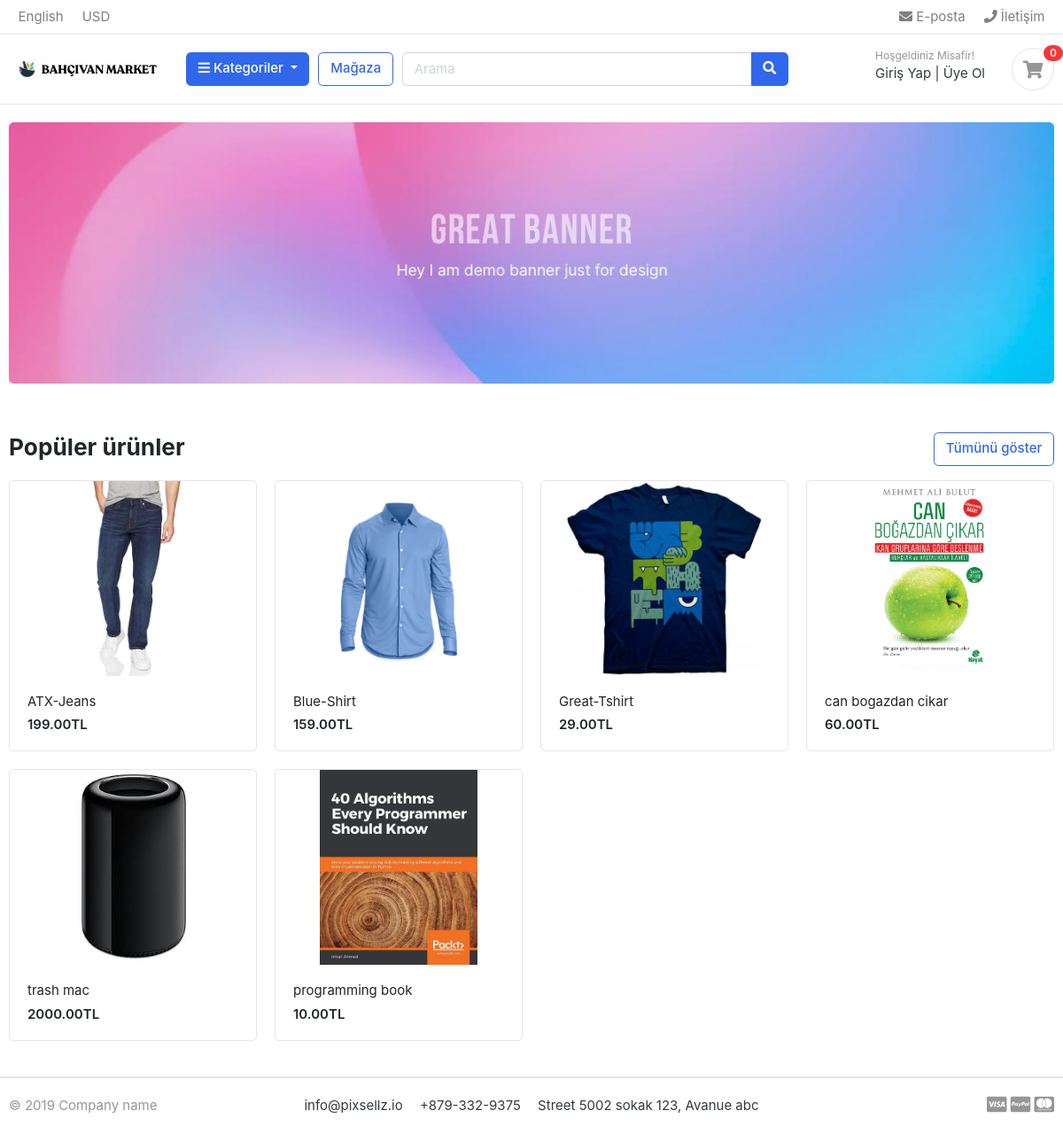
The page / on the database its author committed.
### store/models.py (models this page shows, shortened)
class Product(models.Model):
    product_name = models.CharField(max_length=200, unique=True)
    slug = models.SlugField(max_length=200, unique=True)
    product_description = models.TextField(max_length=500, blank=True)
    price = models.DecimalField(max_digits=6, decimal_places=2)
    image = models.ImageField(upload_to='photos/product')
    stock  = models.IntegerField()
    is_avalible = models.BooleanField(default=True)
    category = models.ForeignKey(Category, on_delete=models.CASCADE)
    created_date  = models.DateTimeField(auto_now_add=True)
    modified_date = models.DateTimeField(auto_now = True)
    def get_url(self):
        return reverse('product_detail',args=[self.category.slug,self.slug])

### greatkart/views.py (the view)
# urls.py: 2. Add a URL to urlpatterns:  path('', views.home, name='home')
def home(request):
    products = Product.objects.all().filter(is_avalible = True)
    context = {
        'products' : products,
    }
    return render(request,'home.html',context)

### carts/context_processors.py (called while the page is built)
def counter(request):
    cart_count = 0
    if 'admin' in request.path:
        return {}
    else:
        try:
            cart = Cart.objects.filter(cart_id = _cart_id(request))
            if request.user.is_authenticated:
                cart_items = CartItem.objects.all().filter(user= request.user)
            else:
                cart_items = CartItem.objects.all().filter(cart=cart[:1])
            for cart_item in cart_items:
                cart_count += cart_item.quantity
        except Cart.DoesNotExist:
            cart_count = 0
    return dict(cart_count=cart_count)

### carts/views.py (called while the page is built)
def _cart_id(request):
    cart = request.session.session_key
    if not cart:
        cart = request.session.create()
    return cart

### category/context_processors.py (called while the page is built)
def menu_links(request):
    links = Category.objects.all()
    return dict(links=links)

### category/models.py (called while the page is built)
    def get_url(self):
        return reverse('products_by_category',args = [self.slug ])

### templates/home.html
{% extends 'base.html'%}
{% load static %}
{% block content%}
<section class="section-intro padding-y-sm">
<div class="container">
<div class="intro-banner-wrap">
	<img src="{% static 'images/banners/1.jpg' %}" class="img-fluid rounded">
</div>
</div>
</section>
<section class="section-name padding-y-sm">
<div class="container">
<header class="section-heading">
	<a href="{% url 'store' %}" class="btn btn-outline-primary float-right">Tümünü göster</a>
	<h3 class="section-title">Popüler ürünler</h3>
</header>
<div class="row">
	{% for product in products %}
	<div class="col-md-3">
		<div class="card card-product-grid">
			<a href="{{ product.get_url }}" class="img-wrap"> <img src="{{product.image.url}}"> </a>
			<figcaption class="info-wrap">
				<a href="{{ product.get_url }}" class="title">{{ product.product_name }}</a>
				<div class="price mt-1">{{ product.price }}TL</div>
			</figcaption>
		</div>
	</div>
	{% endfor %}
</div>
</div>
</section>
</body>
</html>
{% endblock %}

### templates/base.html (shortened to what this page needs)
{% load static %}
<!DOCTYPE HTML>
<html lang="en">
<head>
<link href="{% static 'css/bootstrap.css' %}" rel="stylesheet" type="text/css"/>
<link href="{% static 'fonts/fontawesome/css/all.min.css' %}" type="text/css" rel="stylesheet">
<link href="{% static 'css/ui.css'%}" rel="stylesheet" type="text/css"/>
<link href="{% static 'css/responsive.css' %}" rel="stylesheet" media="only screen and (max-width: 1200px)" />
</head>
<body>
    {% include 'includes/navbar.html' %}
    {% block content %}
    {% endblock %}
    {% include 'includes/footer.html' %}

### templates/includes/navbar.html (shortened to what this page needs)
{% load static %}
<header class="section-header">
    <nav class="navbar p-md-0 navbar-expand-sm navbar-light border-bottom">
    <div class="container">
      <div class="collapse navbar-collapse" id="navbarTop4">
        <ul class="navbar-nav mr-auto">
            <li class="nav-item dropdown">
                 <a href="#" class="nav-link">   English </a>
            </li>
            <li class="nav-item dropdown">
                <a href="#" class="nav-link"> USD </a>
            </li>
        </ul>
        <ul class="navbar-nav">
            <li><a href="#" class="nav-link"> <i class="fa fa-envelope"></i> E-posta </a></li>
            <li><a href="#" class="nav-link"> <i class="fa fa-phone"></i> İletişim </a></li>
        </ul>
      </div>
    </div>
    </nav>
    <section class="header-main border-bottom">
        <div class="container">
    <div class="row align-items-center">
        <div class="col-lg-2 col-md-3 col-6">
            <a href="{% url 'home' %}" class="brand-wrap">
                <img class="logo" src="{% static './images/bahcivan_logo.png' %}">
            </a>
        </div>
        <div class="col-lg col-sm col-md col-6 flex-grow-0">
            <div class="category-wrap dropdown d-inline-block float-right">
                <button type="button" class="btn btn-primary dropdown-toggle" data-toggle="dropdown">
                    <i class="fa fa-bars"></i> Kategoriler
                </button>
            </div>
        </div>
        <a href="{% url 'store' %}" class="btn btn-outline-primary">Mağaza</a>
        <div class="col-lg  col-md-6 col-sm-12 col">
            <form action="{% url 'search'%}" class="search" method='GET'>
                <div class="input-group w-100">
                    <input type="text" class="form-control" style="width:60%;" placeholder="Arama" name="keyword">
                    <div class="input-group-append">
                      <button class="btn btn-primary" type="submit">
                        <i class="fa fa-search"></i>
                      </button>
                    </div>
                </div>
            </form>
        </div>
        <div class="col-lg-3 col-sm-6 col-8 order-2 order-lg-3">
                    <div class="d-flex justify-content-end mb-3 mb-lg-0">
                        {% if user.id is None %}
                        <div class="widget-header">
                            <small class="title text-muted">Hoşgeldiniz Misafir!</small>
                            <div>
                                <a href="{% url 'login' %}">Giriş Yap</a> <span class="dark-transp"> | </span>
                                <a href="{% url 'register' %}"> Üye Ol</a>
                            </div>
                        </div>
                        {% endif %}
                        <a href="{% url 'cart' %}" class="widget-header pl-3 ml-3">
                            <div class="icon icon-sm rounded-circle border"><i class="fa fa-shopping-cart"></i></div>
                            <span class="badge badge-pill badge-danger notify">{{ cart_count }}</span>
                        </a>
                    </div>
                </div>
    </div>
        </div>
    </section>
</header>

### templates/includes/footer.html
<footer class="section-footer border-top">
	<div class="container">
		<section class="footer-bottom border-top row">
			<div class="col-md-2">
				<p class="text-muted"> &copy 2019 Company name </p>
			</div>
			<div class="col-md-8 text-md-center">
				<span  class="px-2">info@pixsellz.io</span>
				<span  class="px-2">+879-332-9375</span>
				<span  class="px-2">Street 5002 sokak 123, Avanue abc</span>
			</div>
			<div class="col-md-2 text-md-right text-muted">
				<i class="fab fa-lg fa-cc-visa"></i>
				<i class="fab fa-lg fa-cc-paypal"></i>
				<i class="fab fa-lg fa-cc-mastercard"></i>
			</div>
		</section>
	</div>
</footer>

### static/css/ui.css (style rules this page uses)
html { font-family: "Inter", sans-serif; font-size: 15px; }
.img-wrap { text-align: center; display: block; }
.img-wrap img { max-width: 100%; }
.icon-xs, .icon-sm, .icon-md, .icon-lg { display: inline-block; text-align: center; flex-shrink: 0; flex-grow: 0; }
.icon-sm { width: 48px; height: 48px; line-height: 48px !important; font-size: 20px; }
.padding-y-sm { padding-top: 20px; padding-bottom: 20px; }
.section-heading { margin-bottom: 20px; margin-top: 15px; }
.section-title { color: #212529; }
p:last-child { margin-bottom: 0; }
.header-main { position: relative; padding-top: 1rem; padding-bottom: 1rem; }
.brand-wrap .logo, .navbar-brand .logo { margin-right: 7px; max-height: 42px; display: inline-block; }
.widget-header { display: inline-block; vertical-align: middle; position: relative; }
.widget-header a { color: #343a40; }
.widget-header i { color: #969696; }
.widget-header .title { display: block; }
.widget-header .notify { position: absolute; top: -3px; right: -10px; }
.footer-bottom { padding-top: 20px; padding-bottom: 20px; }
[class*=card-product] a.title { color: #212529; display: block; }
[class*=card-product] .img-wrap { overflow: hidden; position: relative; }
[class*=card-product] .img-wrap img { height: 100%; max-width: 100%; width: auto; display: inline-block; -o-object-fit: cover; object-fit: cover; }
.card-product-grid { margin-bottom: 20px; }
.card-product-grid .img-wrap { border-radius: 0.2rem 0.2rem 0 0; height: 220px; }
.card-product-grid .info-wrap { overflow: hidden; padding: 18px 20px; }
.card .img-wrap { overflow: hidden; }
.notify { position: absolute; top: -4px; right: -10px; display: inline-block; padding: 0.25em 0.6em; font-size: 12px; line-height: 1; text-align: center; border-radius: 3rem; color: #fff; background-color: #fa3434; }
.price { font-weight: 600; color: #212529; }

### rows shown on the page
Product: image (picture), product_name "ATX-Jeans", price "199.00"
Product: image (picture), product_name "Blue-Shirt", price "159.00"
Product: image (picture), product_name "Great-Tshirt", price "29.00"
Product: image (picture), product_name "can bogazdan cikar", price "60.00"
Product: image (picture), product_name "trash mac", price "2000.00"
Product: image (picture), product_name "programming book", price "10.00"

### other values the page prints
{{ cart_count }} "0"
